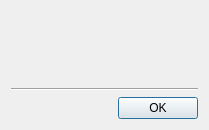
<?xml version="1.0" encoding="UTF-8"?>
<ui version="4.0">
 <class>tt3::gui::ManageProjectsDialog</class>
 <widget class="QDialog" name="tt3::gui::ManageProjectsDialog">
  <property name="geometry">
   <rect>
    <x>0</x>
    <y>0</y>
    <width>209</width>
    <height>130</height>
   </rect>
  </property>
  <property name="windowTitle">
   <string>Manage projects</string>
  </property>
  <property name="windowIcon">
   <iconset resource="tt3-gui.qrc">
    <normaloff>:/tt3-gui/Resources/Images/Objects/ProjectLarge.png</normaloff>:/tt3-gui/Resources/Images/Objects/ProjectLarge.png</iconset>
  </property>
  <layout class="QGridLayout" name="gridLayout">
   <item row="0" column="0">
    <widget class="QWidget" name="managerPanel" native="true"/>
   </item>
   <item row="1" column="0">
    <widget class="Line" name="line">
     <property name="orientation">
      <enum>Qt::Orientation::Horizontal</enum>
     </property>
    </widget>
   </item>
   <item row="2" column="0">
    <widget class="QDialogButtonBox" name="buttonBox">
     <property name="orientation">
      <enum>Qt::Orientation::Horizontal</enum>
     </property>
     <property name="standardButtons">
      <set>QDialogButtonBox::StandardButton::Ok</set>
     </property>
    </widget>
   </item>
  </layout>
 </widget>
 <resources>
  <include location="tt3-gui.qrc"/>
 </resources>
 <connections>
  <connection>
   <sender>buttonBox</sender>
   <signal>accepted()</signal>
   <receiver>tt3::gui::ManageProjectsDialog</receiver>
   <slot>accept()</slot>
   <hints>
    <hint type="sourcelabel">
     <x>248</x>
     <y>254</y>
    </hint>
    <hint type="destinationlabel">
     <x>157</x>
     <y>274</y>
    </hint>
   </hints>
  </connection>
  <connection>
   <sender>buttonBox</sender>
   <signal>rejected()</signal>
   <receiver>tt3::gui::ManageProjectsDialog</receiver>
   <slot>reject()</slot>
   <hints>
    <hint type="sourcelabel">
     <x>316</x>
     <y>260</y>
    </hint>
    <hint type="destinationlabel">
     <x>286</x>
     <y>274</y>
    </hint>
   </hints>
  </connection>
 </connections>
</ui>
